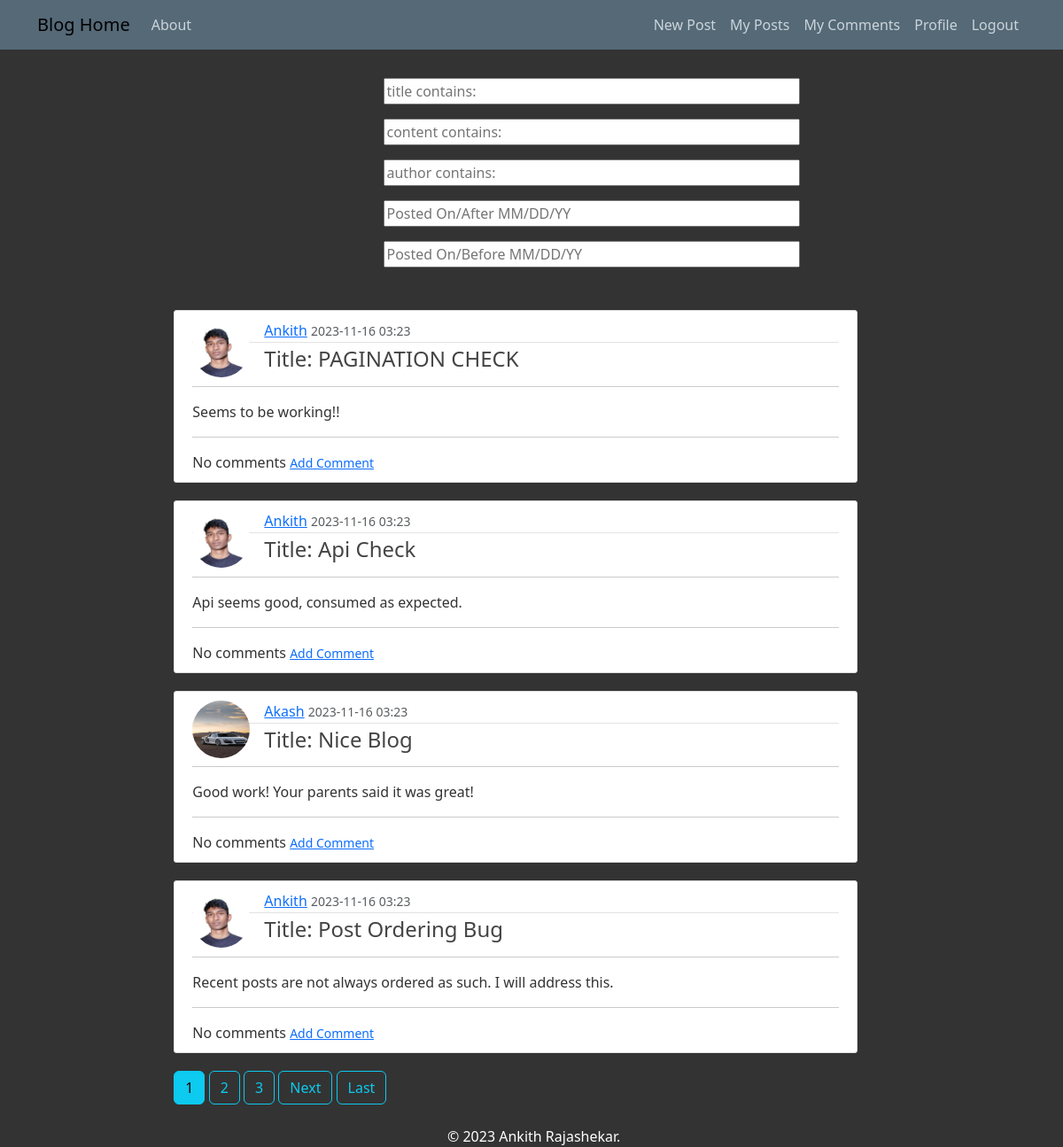
The app's page / (signed in) with its own data.
### blog/models.py (models this page shows, shortened)
class Post(models.Model):
  title = models.CharField(max_length=100)
  content = models.TextField()
  date_posted = models.CharField(default=str(dateformat.format(timezone.now(), 'Y-m-d H:i')), max_length=70)
  user = models.ForeignKey(User, on_delete = models.CASCADE) #this just relates the User model to the author field, but it doesn't get the currently logged in user.
  author = models.TextField(default='user', max_length=100)
  image_url = models.URLField(max_length=300)

### users/models.py (models this page shows, shortened)
class Profile(models.Model):
    user = models.OneToOneField(User, on_delete=models.CASCADE)
    username = models.TextField(default='user', max_length=100)
    email = models.EmailField(default='email@email.com')
    image = models.ImageField(default='default.jpg', upload_to='profile_pics') #store locally

### blog/views.py (the view)
# urls.py: path('', PostListView.as_view(), name='blog-home'),
class PostListView(ListView):
    model = Post
    template_name = 'blog/home.html'
    context_object_name = 'posts' #Renaming variable per django conventions so it works with our blog home template as is
    ordering = ['-date_posted']
    paginate_by = 4
    def get_queryset(self):
        filter = PostFilter(self.request.GET, queryset=Post.objects.all().order_by('-date_posted'))
        return filter.qs
    def get_context_data(self, **kwargs):
        context = super().get_context_data(**kwargs)
        filter = PostFilter(self.request.GET, queryset=Post.objects.all().order_by('-date_posted'))
        context["filter"] = filter
        return context

### blog/templates/blog/home.html (shortened to what this page needs)
{% extends "blog/base.html" %}
{% block content %}
    <div class="col ps-2 mb-4 pt-2 pb-2" style="background-color: #333333;; color: #e3e3e3;">
      <form method="get" class = "offset-md-5">
        {{ filter.form.as_p }}
      </form>
    </div>
  {%for post in posts%}
    <article class="media content-section offset-md-2">
      <img class = "float-start rounded-circle article-img" src = "{{post.user.profile.image.url}}">
      <div class="media-body">
        <div class="article-metadata">
          <a class="mr-2" href="{%url 'user-post' post.user.username%}">{{ post.user }}</a>
          <small class="text-muted">{{ post.date_posted}}</small>
        </div>
        <h4><a class="text-decoration-none article-title" href="{% url 'post-detail' post.pk %}">Title: {{ post.title }}</a></h4>
        <hr>
        <div>
          {% if post.content|length >= 450 %}
            <p class="article-content">{{ post.content|truncatechars:450}}</p>
            <a href="{% url 'post-detail' post.pk %}" class="btn btn-info btn-sm" style="font-size: 0.8em;">read more</a>
          {%else%}
            <p class="article-content">{{post.content}}</p>
          {%endif%}
        </div>
        <div>
          <hr>
          {% if not post.comments.all %}
            No comments
            <small class="text-muted">
              <a href="{%url 'comment-create' post.pk%}">Add Comment</a>
            </small>
          {%endif%}
        </div>
      </div>
    </article>
  {%endfor%}
  {% if is_paginated %}
    {% for num in page_obj.paginator.page_range %}
      {% if page_obj.number == num and page_obj.has_previous == False%}
        <a class="btn btn-info mb-4 offset-md-2" href="?page={{num}}">{{num}}</a>
      {% elif page_obj.number == num%}
        <a class="btn btn-info mb-4" href="?page={{num}}">{{num}}</a>
      {% elif num > page_obj.number|add:'-3' and num < page_obj.number|add:'3'%}
        <a class="btn btn-outline-info mb-4" href="?page={{num}}">{{num}}</a>
      {%endif%}
    {%endfor%}
    {% if page_obj.has_next %}
      <a class="btn btn-outline-info mb-4" href="?page={{page_obj.next_page_number}}">Next</a>
      <a class="btn btn-outline-info mb-4" href="?page={{page_obj.paginator.num_pages}}">Last</a>
    {%endif%}
  {%endif%}
{% endblock content %}

### blog/static/blog/main.css (style rules this page uses)
body { background: #333333; color: #333333; margin-top: 5rem; }
h1, h2, h3, h4, h5, h6 { color: #444444; }
.content-section { background: #ffffff; padding: 10px 20px; border: 1px solid #dddddd; border-radius: 3px; margin-bottom: 20px; }
.article-title { color: #444444; }
.article-content { white-space: pre-line; margin-top: 16px; }
.article-img { height: 65px; width: 65px; margin-right: 16px; }
.article-metadata { padding-bottom: 1px; margin-bottom: 4px; border-bottom: 1px solid #e3e3e3 }

### records on screen
Post: user.profile.image (picture), user "Ankith", date_posted "2023-11-16 03:23", title "PAGINATION CHECK", content "Seems to be working!!", shows "No comments"
Post: user.profile.image (picture), user "Ankith", date_posted "2023-11-16 03:23", title "Api Check", content "Api seems good, consumed as expected.", shows "No comments"
Post: user.profile.image (placeholder picture), user "Akash", date_posted "2023-11-16 03:23", title "Nice Blog", content "Good work! Your parents said it was great!", shows "No comments"
Post: user.profile.image (picture), user "Ankith", date_posted "2023-11-16 03:23", title "Post Ordering Bug", content "Recent posts are not always ordered as such. I will address this.", shows "No comments"

### other values on screen
{{ num }} "1"
{{ num }} "2" "3"
